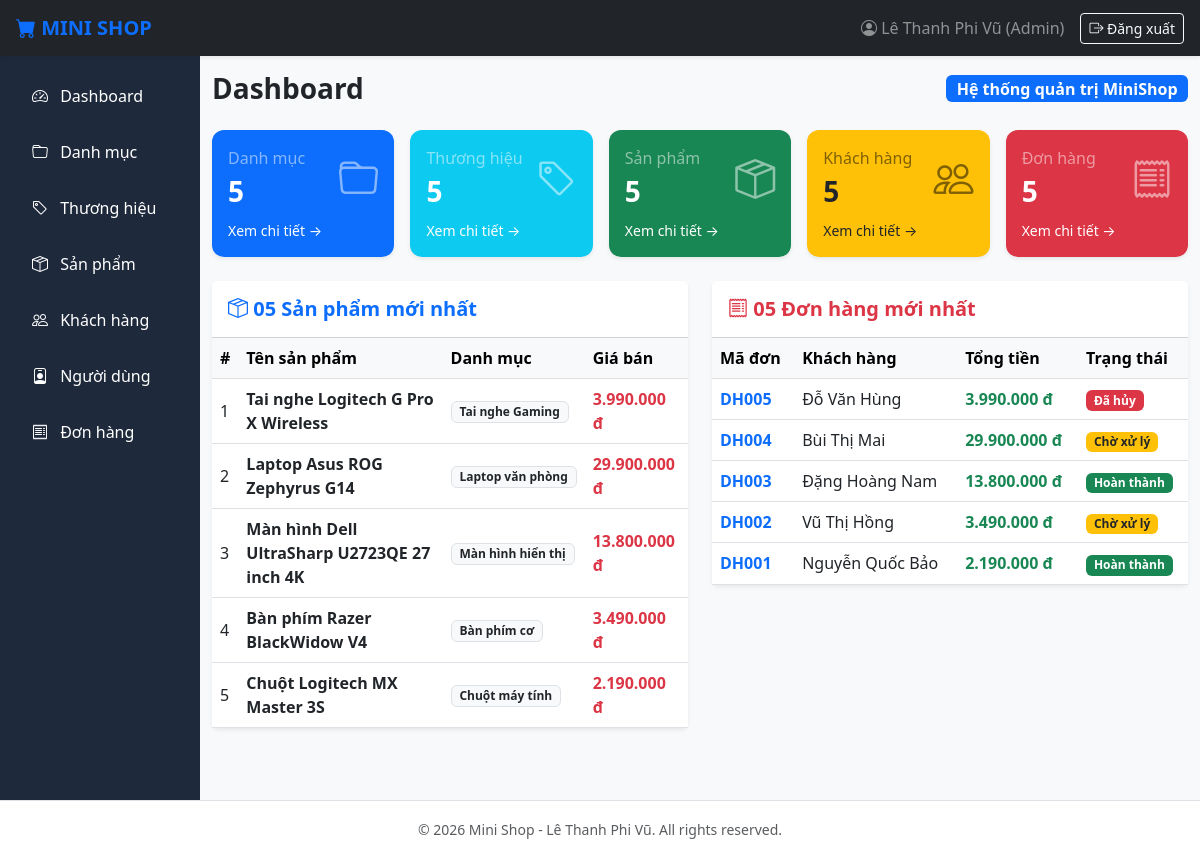
The app's page /views/admin/dashboard.php, older data.
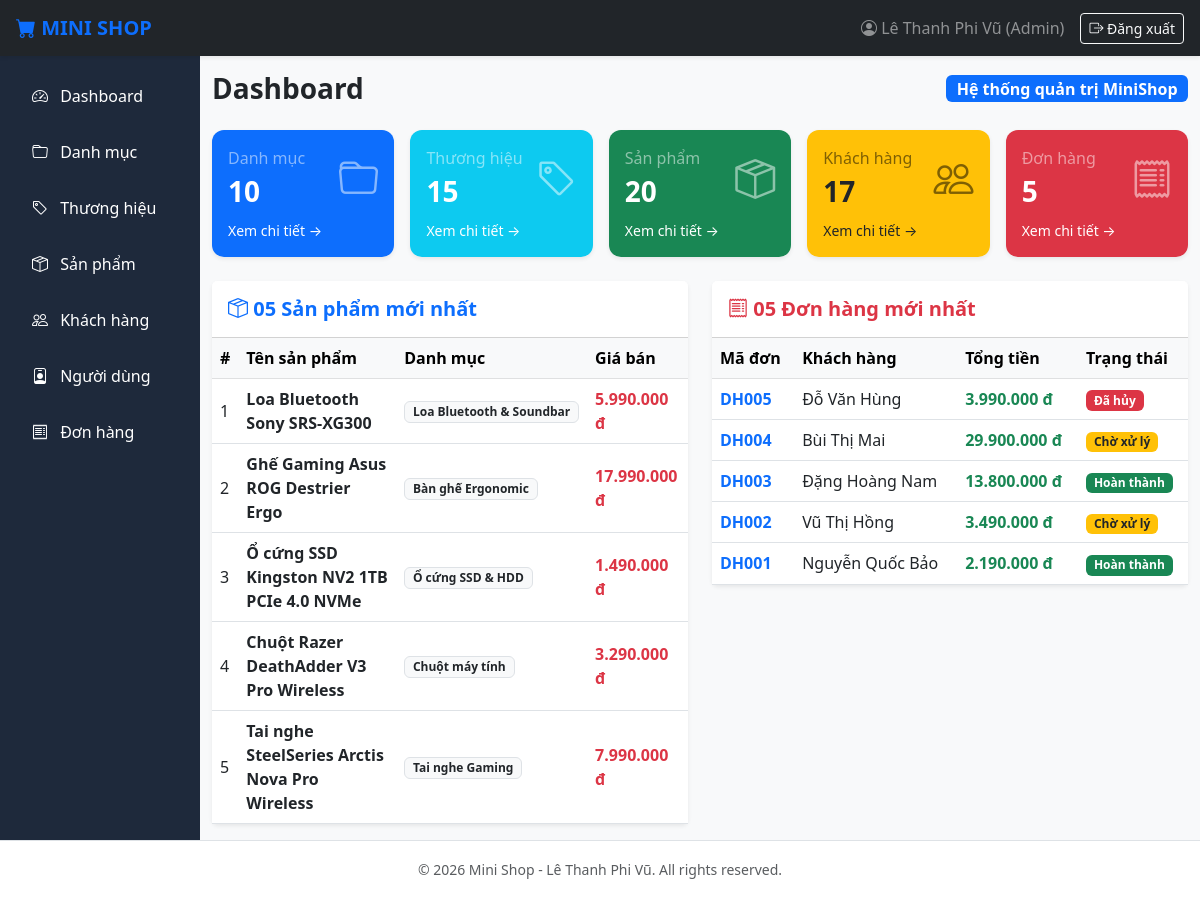
The same page, newer data.
### tables this page shows
CREATE TABLE `products` (
  `id` INT AUTO_INCREMENT PRIMARY KEY,
  `category_id` INT NOT NULL,
  `brand_id` INT NOT NULL,
  `proname` VARCHAR(200) NOT NULL,
  `slug` VARCHAR(150) NOT NULL UNIQUE,
  `price` DECIMAL(10,0) NOT NULL,
  `discount_price` DECIMAL(10,0) NOT NULL,
  `quantity` INT DEFAULT 0,
  `image` VARCHAR(255) DEFAULT NULL,
  `description` TEXT DEFAULT NULL,
  `status` TINYINT DEFAULT 1,
  `created_at` DATETIME DEFAULT CURRENT_TIMESTAMP,
  `updated_at` DATETIME DEFAULT CURRENT_TIMESTAMP ON UPDATE CURRENT_TIMESTAMP,
  FOREIGN KEY (`category_id`) REFERENCES `categories`(`id`) ON DELETE CASCADE,
  FOREIGN KEY (`brand_id`) REFERENCES `brands`(`id`) ON DELETE CASCADE
);

CREATE TABLE `categories` (
  `id` INT AUTO_INCREMENT PRIMARY KEY,
  `catename` VARCHAR(100) NOT NULL,
  `slug` VARCHAR(150) NOT NULL UNIQUE,
  `image` VARCHAR(255) DEFAULT NULL,
  `description` TEXT DEFAULT NULL,
  `status` TINYINT DEFAULT 1,
  `created_at` DATETIME DEFAULT CURRENT_TIMESTAMP,
  `updated_at` DATETIME DEFAULT CURRENT_TIMESTAMP ON UPDATE CURRENT_TIMESTAMP
);

CREATE TABLE `orders` (
  `id` INT AUTO_INCREMENT PRIMARY KEY,
  `customer_id` INT NOT NULL,
  `user_id` INT DEFAULT NULL,
  `order_code` VARCHAR(30) NOT NULL UNIQUE,
  `total_amount` DECIMAL(12,2) DEFAULT 0,
  `note` TEXT DEFAULT NULL,
  `status` TINYINT DEFAULT 0 COMMENT '0: Chờ xử lý, 1: Hoàn thành, 2: Hủy',
  `created_at` DATETIME DEFAULT CURRENT_TIMESTAMP,
  `updated_at` DATETIME DEFAULT CURRENT_TIMESTAMP ON UPDATE CURRENT_TIMESTAMP,
  FOREIGN KEY (`customer_id`) REFERENCES `customers`(`id`) ON DELETE CASCADE,
  FOREIGN KEY (`user_id`) REFERENCES `users`(`id`) ON DELETE SET NULL
);

CREATE TABLE `customers` (
  `id` INT AUTO_INCREMENT PRIMARY KEY,
  `fullname` VARCHAR(100) NOT NULL,
  `phone` VARCHAR(20) NOT NULL,
  `email` VARCHAR(100) DEFAULT NULL,
  `address` VARCHAR(255) DEFAULT NULL,
  `note` TEXT DEFAULT NULL,
  `status` TINYINT DEFAULT 1,
  `created_at` DATETIME DEFAULT CURRENT_TIMESTAMP,
  `updated_at` DATETIME DEFAULT CURRENT_TIMESTAMP ON UPDATE CURRENT_TIMESTAMP
);

### config/Database.php (called while the page is built, shortened)
<?php
class Database
{
    protected string $host = "localhost";
    protected string $database = "lethanhphivu_database";
    protected string $username = "root";
    protected string $password = "";
    protected function connect(): void
    {
        $this->conn = new mysqli($this->host, $this->username, $this->password, $this->database);
    }
}

### dao/BaseDAO.php (called while the page is built, shortened)
<?php
require_once __DIR__ . "/../config/Database.php";
class BaseDAO extends Database
{
    protected function executeQuery(string $sql): mysqli_result|false
    {
        return $this->conn->query($sql);
    }
    protected function prepare(string $sql): mysqli_stmt|false
    {
        return $this->conn->prepare($sql);
    }
}

### dao/CategoryDAO.php (called while the page is built, shortened)
<?php
require_once __DIR__ . "/BaseDAO.php";
class CategoryDAO extends BaseDAO
{
    public function countAll(): int
    {
        $res = $this->executeQuery("SELECT COUNT(*) AS total FROM categories");
        return $res ? (int)$res->fetch_assoc()['total'] : 0;
    }
}

### dao/BrandDAO.php (called while the page is built, shortened)
<?php
require_once __DIR__ . "/BaseDAO.php";
class BrandDAO extends BaseDAO
{
    public function countAll(): int
    {
        $res = $this->executeQuery("SELECT COUNT(*) AS total FROM brands");
        return $res ? (int)$res->fetch_assoc()['total'] : 0;
    }
}

### dao/ProductDAO.php (called while the page is built, shortened)
<?php
require_once __DIR__ . "/BaseDAO.php";
class ProductDAO extends BaseDAO
{
    public function countAll(): int
    {
        $res = $this->executeQuery("SELECT COUNT(*) AS total FROM products");
        return $res ? (int)$res->fetch_assoc()['total'] : 0;
    }
    public function getNewest(int $limit = 5): array
    {
        $list = [];
        try {
            $sql = "SELECT p.*, c.catename, b.brandname FROM products p
                    LEFT JOIN categories c ON p.category_id = c.id
                    LEFT JOIN brands b ON p.brand_id = b.id
                    ORDER BY p.id DESC LIMIT ?";
            $stmt = $this->prepare($sql);
            $stmt->bind_param("i", $limit);
            $stmt->execute();
            $result = $stmt->get_result();
            while ($row = $result->fetch_assoc()) {
                $row['category_name'] = $row['catename'] ?? '';
                $row['brand_name'] = $row['brandname'] ?? '';
                $list[] = $row;
            }
        } catch (Exception $e) {
            throw $e;
        }
        return $list;
    }
}

### dao/CustomerDAO.php (called while the page is built, shortened)
<?php
require_once __DIR__ . "/BaseDAO.php";
class CustomerDAO extends BaseDAO
{
    public function countAll(): int
    {
        $res = $this->executeQuery("SELECT COUNT(*) AS total FROM customers");
        return $res ? (int)$res->fetch_assoc()['total'] : 0;
    }
}

### dao/OrderDAO.php (called while the page is built, shortened)
<?php
require_once __DIR__ . "/BaseDAO.php";
class OrderDAO extends BaseDAO
{
    public function getNewest(int $limit = 5): array
    {
        $list = [];
        try {
            $sql = "SELECT o.*, c.fullname AS customer_name FROM orders o
                    LEFT JOIN customers c ON o.customer_id = c.id
                    ORDER BY o.id DESC LIMIT ?";
            $stmt = $this->prepare($sql);
            $stmt->bind_param("i", $limit);
            $stmt->execute();
            $result = $stmt->get_result();
            while ($row = $result->fetch_assoc()) {
                $list[] = $row;
            }
        } catch (Exception $e) {
            throw $e;
        }
        return $list;
    }
}

### views/admin/dashboard.php (the view, shortened to what the changed rows need)
<?php
require_once __DIR__ . "/../../dao/CategoryDAO.php";
require_once __DIR__ . "/../../dao/BrandDAO.php";
require_once __DIR__ . "/../../dao/ProductDAO.php";
require_once __DIR__ . "/../../dao/CustomerDAO.php";
require_once __DIR__ . "/../../dao/OrderDAO.php";
$categoryDAO = new CategoryDAO();
$brandDAO = new BrandDAO();
$productDAO = new ProductDAO();
$customerDAO = new CustomerDAO();
$orderDAO = new OrderDAO();
$totalCategory = $categoryDAO->countAll();
$totalBrand = $brandDAO->countAll();
$totalProduct = $productDAO->countAll();
$totalCustomer = $customerDAO->countAll();
$newestProducts = $productDAO->getNewest(5);
$newestOrders = $orderDAO->getNewest(5);
?>
<div class="row g-3 mb-4">
    <div class="col">
        <div class="card stat-card bg-primary text-white p-3 shadow-sm">
            <div class="d-flex justify-content-between align-items-center">
                <div>
                    <div class="fs-6 text-white-50">Danh mục</div>
                    <div class="fs-3 fw-bold"><?= $totalCategory ?></div>
                </div>
            </div>
        </div>
    </div>
    <div class="col">
        <div class="card stat-card bg-info text-white p-3 shadow-sm">
            <div class="d-flex justify-content-between align-items-center">
                <div>
                    <div class="fs-6 text-white-50">Thương hiệu</div>
                    <div class="fs-3 fw-bold"><?= $totalBrand ?></div>
                </div>
            </div>
        </div>
    </div>
    <div class="col">
        <div class="card stat-card bg-success text-white p-3 shadow-sm">
            <div class="d-flex justify-content-between align-items-center">
                <div>
                    <div class="fs-6 text-white-50">Sản phẩm</div>
                    <div class="fs-3 fw-bold"><?= $totalProduct ?></div>
                </div>
            </div>
        </div>
    </div>
    <div class="col">
        <div class="card stat-card bg-warning text-dark p-3 shadow-sm">
            <div class="d-flex justify-content-between align-items-center">
                <div>
                    <div class="fs-6 text-black-50">Khách hàng</div>
                    <div class="fs-3 fw-bold"><?= $totalCustomer ?></div>
                </div>
            </div>
        </div>
    </div>
</div>
<div class="row g-4">
    <div class="col-md-6">
        <div class="card shadow-sm border-0">
            <div class="card-body p-0">
                <div class="table-responsive">
                    <table class="table table-hover align-middle mb-0">
                        <thead class="table-light">
                            <tr>
                                <th>#</th>
                                <th>Tên sản phẩm</th>
                                <th>Danh mục</th>
                                <th>Giá bán</th>
                            </tr>
                        </thead>
                        <tbody>
                            <?php if (empty($newestProducts)): ?>
                                <tr><td colspan="4" class="text-center text-muted">Chưa có dữ liệu sản phẩm</td></tr>
                            <?php else: ?>
                                <?php foreach ($newestProducts as $index => $p): ?>
                                    <tr>
                                        <td><?= $index + 1 ?></td>
                                        <td class="fw-semibold"><?= htmlspecialchars($p['proname']) ?></td>
                                        <td><span class="badge bg-light text-dark border"><?= htmlspecialchars($p['category_name']) ?></span></td>
                                        <td class="text-danger fw-bold"><?= number_format($p['discount_price'], 0, ',', '.') ?> đ</td>
                                    </tr>
                                <?php endforeach; ?>
                            <?php endif; ?>
                        </tbody>
                    </table>
                </div>
            </div>
        </div>
    </div>
    <div class="col-md-6">
        <div class="card shadow-sm border-0">
            <div class="card-body p-0">
                <div class="table-responsive">
                    <table class="table table-hover align-middle mb-0">
                        <thead class="table-light">
                            <tr>
                                <th>Mã đơn</th>
                                <th>Khách hàng</th>
                                <th>Tổng tiền</th>
                                <th>Trạng thái</th>
                            </tr>
                        </thead>
                        <tbody>
                            <?php if (empty($newestOrders)): ?>
                                <tr><td colspan="4" class="text-center text-muted">Chưa có dữ liệu đơn hàng</td></tr>
                            <?php else: ?>
                                <?php foreach ($newestOrders as $o): ?>
                                    <tr>
                                        <td class="fw-bold text-primary"><?= htmlspecialchars($o['order_code']) ?></td>
                                        <td><?= htmlspecialchars($o['customer_name'] ?? 'Khách lẻ') ?></td>
                                        <td class="fw-bold text-success"><?= number_format($o['total_amount'], 0, ',', '.') ?> đ</td>
                                        <td>
                                            <?php if ($o['status'] == 1): ?>
                                                <span class="badge bg-success">Hoàn thành</span>
                                            <?php elseif ($o['status'] == 2): ?>
                                                <span class="badge bg-danger">Đã hủy</span>
                                            <?php else: ?>
                                                <span class="badge bg-warning text-dark">Chờ xử lý</span>
                                            <?php endif; ?>
                                        </td>
                                    </tr>
                                <?php endforeach; ?>
                            <?php endif; ?>
                        </tbody>
                    </table>
                </div>
            </div>
        </div>
    </div>
</div>
<?php
include "layouts/master.php";
?>

Row changes from the older to the newer data that the page shows:
no longer on this page (row unchanged): products: proname "Tai nghe Logitech G Pro X Wireless", category.catename "Tai nghe Gaming", discount_price "3.990.000"
no longer on this page (row unchanged): products: proname "Laptop Asus ROG Zephyrus G14", category.catename "Laptop văn phòng", discount_price "29.900.000"
no longer on this page (row unchanged): products: proname "Màn hình Dell UltraSharp U2723QE 27 inch 4K", category.catename "Màn hình hiển thị", discount_price "13.800.000"
no longer on this page (row unchanged): products: proname "Bàn phím Razer BlackWidow V4", category.catename "Bàn phím cơ", discount_price "3.490.000"
no longer on this page (row unchanged): products: proname "Chuột Logitech MX Master 3S", category.catename "Chuột máy tính", discount_price "2.190.000"
added products: proname "Loa Bluetooth Sony SRS-XG300", category.catename "Loa Bluetooth & Soundbar", discount_price "5.990.000"
added products: proname "Ghế Gaming Asus ROG Destrier Ergo", category.catename "Bàn ghế Ergonomic", discount_price "17.990.000"
added products: proname "Ổ cứng SSD Kingston NV2 1TB PCIe 4.0 NVMe", category.catename "Ổ cứng SSD & HDD", discount_price "1.490.000"
added products: proname "Chuột Razer DeathAdder V3 Pro Wireless", category.catename "Chuột máy tính", discount_price "3.290.000"
added products: proname "Tai nghe SteelSeries Arctis Nova Pro Wireless", category.catename "Tai nghe Gaming", discount_price "7.990.000"
Text that changed along with them:
$totalCategory: "5" → "10"
$totalBrand: "5" → "15"
$totalProduct: "5" → "20"
$totalCustomer: "5" → "17"
